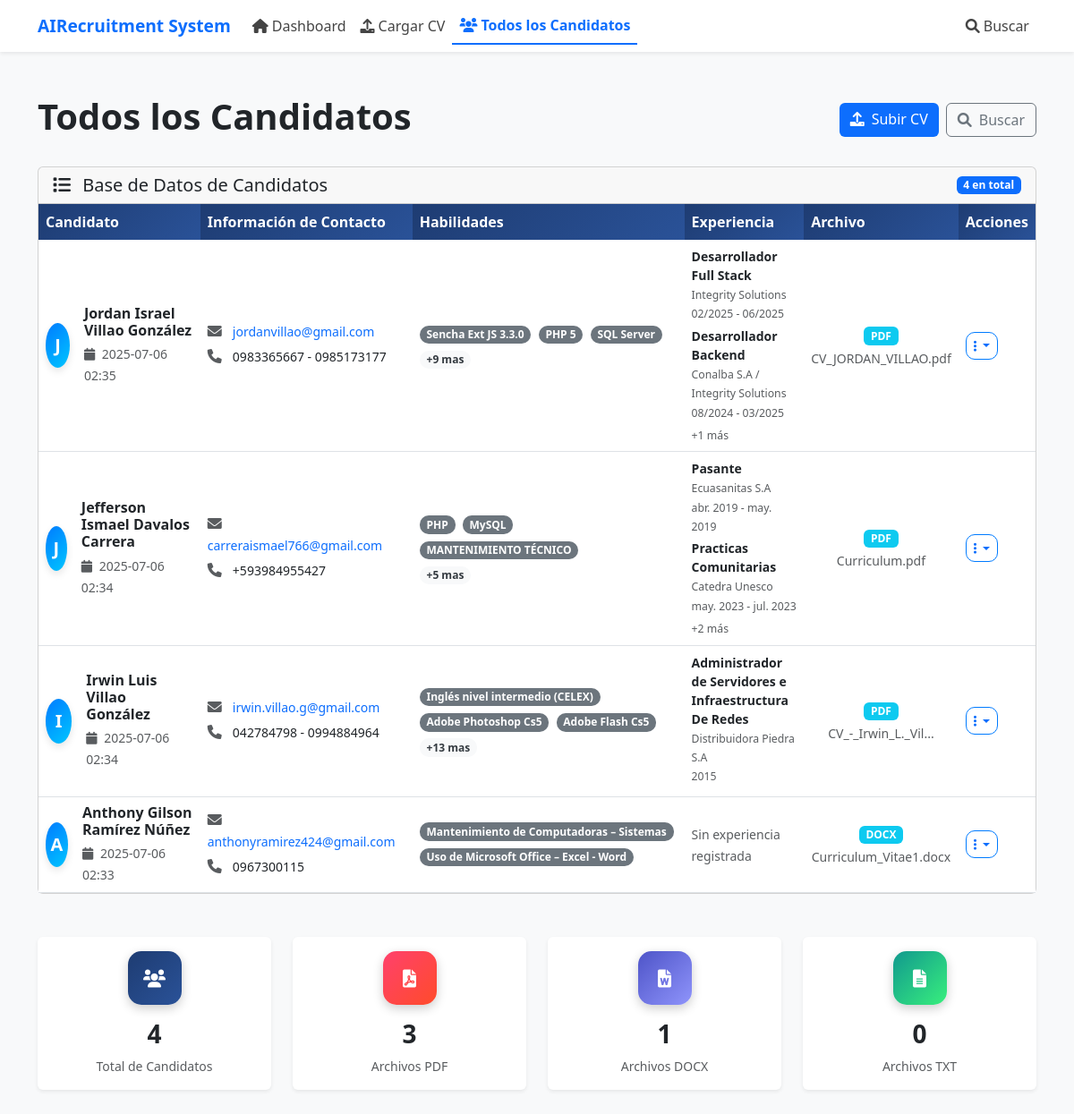
Before: /candidates with the older database file.
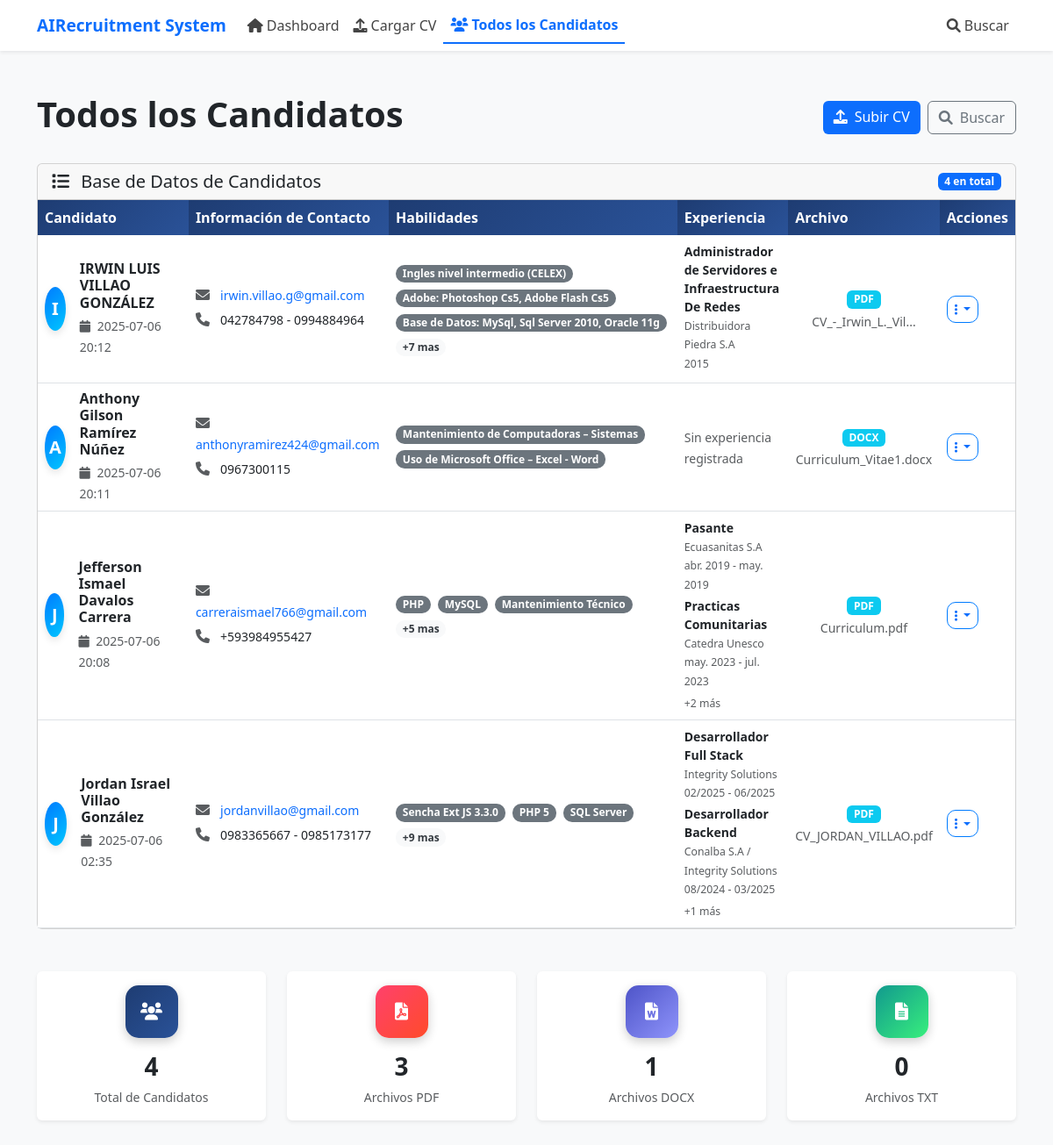
After: the same page with the newer database file.
### models.py (models this page shows, shortened)
class Candidate(db.Model):
    id = db.Column(db.Integer, primary_key=True)
    name = db.Column(db.String(200), nullable=False)
    email = db.Column(db.String(200))
    phone = db.Column(db.String(50))
    education = db.Column(db.Text)  # JSON string of education details
    experience = db.Column(db.Text)  # JSON string of experience details
    skills = db.Column(db.Text)  # JSON string of skills
    full_text = db.Column(db.Text, nullable=False)  # Complete CV text
    original_filename = db.Column(db.String(255), nullable=False)
    file_type = db.Column(db.String(10), nullable=False)  # pdf, docx, txt
    vision_analysis = db.Column(db.Text)  # JSON string from OpenAI Vision analysis
    text_embedding = db.Column(db.Text)  # JSON array of embedding vector
    languages = db.Column(db.Text)  # JSON string of languages
    certifications = db.Column(db.Text)  # JSON string of certifications
    summary = db.Column(db.Text)  # Professional summary
    created_at = db.Column(db.DateTime, default=datetime.utcnow)
    updated_at = db.Column(db.DateTime, default=datetime.utcnow, onupdate=datetime.utcnow)

### routes.py (the view)
@routes_bp.route('/candidates')
def candidates():
    try:
        all_candidates = get_all_candidates()
        return render_template('candidates.html', candidates=all_candidates)
    except Exception as e:
        logger.error(f"Error fetching candidates: {str(e)}")
        flash(f'Error fetching candidates: {str(e)}', 'error')
        return render_template('candidates.html', candidates=[])

### app.py (called while the page is built)
@app.template_filter('from_json')
def from_json_filter(value):
    try:
        if isinstance(value, str) and value.strip().startswith('['):
            return json.loads(value)
        return []
    except (json.JSONDecodeError, TypeError, ValueError):
        return []

### storage/sqlite_handler.py (called while the page is built)
def get_all_candidates(limit: int = 100, offset: int = 0) -> List[Candidate]:
    try:
        candidates = db.session.query(Candidate)\
            .order_by(Candidate.created_at.desc())\
            .limit(limit)\
            .offset(offset)\
            .all()
        logger.info(f"Retrieved {len(candidates)} candidates (limit: {limit}, offset: {offset})")
        return candidates
    except Exception as e:
        logger.error(f"Error retrieving candidates: {str(e)}")
        raise Exception(f"Database query failed: {str(e)}")

### templates/candidates.html (shortened to what the changed rows need)
{% extends "base.html" %}
{% block content %}
{% block extra_css %}
<link rel="stylesheet" href="{{ url_for('static', filename='css/candidates.css') }}">
{% endblock %}
<div class="row">
    <div class="col-12">
        <div class="d-flex flex-column flex-md-row justify-content-between align-items-start align-items-md-center gap-3 mb-4">
            <h1 class="display-6 fw-semibold">
                <strong>Todos los Candidatos</strong>
            </h1>
        </div>
    </div>
</div>
<div class="row">
    <div class="col-12">
        <div class="card">
            {% if candidates %}
                <div class="card-body p-0">
                    <div class="table-responsive">
                        <table class="table table-hover mb-0">
                            <thead class="table-dark">
                                <tr>
                                    <th style="width: 25%;">Candidato</th>
                                    <th style="width: 25%;">Información de Contacto</th>
                                    <th style="width: 20%;">Habilidades</th>
                                    <th style="width: 15%;">Experiencia</th>
                                    <th style="width: 10%;">Archivo</th>
                                    <th style="width: 5%;">Acciones</th>
                                </tr>
                            </thead>
                            <tbody>
                                {% for candidate in candidates %}
                                    <tr>
                                        <td>
                                            <div class="d-flex align-items-center">
                                                <div class="bg-primary rounded-circle d-flex align-items-center justify-content-center me-3"
                                                     style="width: 50px; height: 50px;">
                                                    <span class="text-white fw-bold fs-5">
                                                        {{ candidate.name[0] if candidate.name else 'U' }}
                                                    </span>
                                                </div>
                                                <div>
                                                    <h6 class="mb-1 fw-bold">{{ candidate.name }}</h6>
                                                    <small class="text-muted">
                                                        <i class="fas fa-calendar me-1"></i>
                                                        {{ candidate.created_at.strftime('%Y-%m-%d %H:%M') if candidate.created_at else 'Unknown' }}
                                                    </small>
                                                </div>
                                            </div>
                                        </td>
                                        <td>
                                            {% if candidate.email %}
                                                <div class="mb-1">
                                                    <i class="fas fa-envelope me-2 text-muted"></i>
                                                    <a href="mailto:{{ candidate.email }}" class="text-decoration-none small">
                                                        {{ candidate.email }}
                                                    </a>
                                                </div>
                                            {% endif %}
                                            {% if candidate.phone %}
                                                <div class="mb-1">
                                                    <i class="fas fa-phone me-2 text-muted"></i>
                                                    <span class="small">{{ candidate.phone }}</span>
                                                </div>
                                            {% endif %}
                                        </td>
                                        <td>
                                            {% if candidate.skills %}
                                                {% set skills_data = candidate.skills %}
                                                {% if skills_data.startswith('[') %}
                                                    {% set skills_list = skills_data|from_json %}
                                                {% else %}
                                                    {% set skills_list = skills_data.split(',') %}
                                                {% endif %}
                                                {% if skills_list %}
                                                    <div class="skills-container">
                                                        {% for skill in skills_list[:3] %}
                                                            <span class="badge bg-secondary mb-1">{{ skill|trim }}</span>
                                                        {% endfor %}
                                                        {% if skills_list|length > 3 %}
                                                            <div>
                                                                <span class="badge bg-light text-dark small">+{{ skills_list|length - 3 }} mas</span>
                                                            </div>
                                                        {% endif %}
                                                    </div>
                                                {% else %}
                                                    <span class="text-muted small">Sin habilidades</span>
                                                {% endif %}
                                            {% else %}
                                                <span class="text-muted small">Sin habilidades</span>
                                            {% endif %}
                                        </td>
                                        <td>
                                            {% if candidate.experience %}
                                                {% set exp_data = candidate.experience %}
                                                {% if exp_data.startswith('[') %}
                                                    {% set exp_list = exp_data|from_json %}
                                                    {% if exp_list and exp_list|length > 0 %}
                                                        <div class="small">
                                                            {% for exp in exp_list[:2] %}
                                                                <div class="mb-1">
                                                                    <strong>{{ exp.title if exp.title else 'Puesto' }}</strong>
                                                                    {% if exp.company %}
                                                                        <br><small class="text-muted">{{ exp.company }}</small>
                                                                    {% endif %}
                                                                    {% if exp.duration %}
                                                                        <br><small class="text-muted">{{ exp.duration }}</small>
                                                                    {% endif %}
                                                                </div>
                                                            {% endfor %}
                                                            {% if exp_list|length > 2 %}
                                                                <small class="text-muted">+{{ exp_list|length - 2 }} más</small>
                                                            {% endif %}
                                                        </div>
                                                    {% else %}
                                                        <span class="text-muted small">Sin experiencia registrada</span>
                                                    {% endif %}
                                                {% else %}
                                                    <div class="small text-truncate" style="max-width: 150px;" title="{{ exp_data }}">
                                                        {{ exp_data }}
                                                    </div>
                                                {% endif %}
                                            {% else %}
                                                <span class="text-muted small">Sin experiencia registrada</span>
                                            {% endif %}
                                        </td>
                                        <td>
                                            <div class="text-center">
                                                <span class="badge bg-info text-uppercase mb-1">
                                                    {{ candidate.file_type }}
                                                </span>
                                                <div class="small text-muted">
                                                    {{ candidate.original_filename|truncate(20) if candidate.original_filename else 'Unknown file' }}
                                                </div>
                                            </div>
                                        </td>
                                        <td>
                                            <div class="dropdown">
                                                <button class="btn btn-outline-primary btn-sm dropdown-toggle"
                                                        type="button"
                                                        data-bs-toggle="dropdown">
                                                    <i class="fas fa-ellipsis-v"></i>
                                                </button>
                                            </div>
                                        </td>
                                    </tr>
                                {% endfor %}
                            </tbody>
                        </table>
                    </div>
                </div>
            {% endif %}
        </div>
    </div>
</div>
{% endblock %}

Changed rows visible on the page:
removed Candidate: name "J", name "Jefferson Ismael Davalos Carrera", created_at "2025-07-06 02:34", email "carreraismael766@gmail.com", phone "+593984955427", 3 "PHP" "MySQL" "MANTENIMIENTO TÉCNICO", skills_list "5", title "Pasante" "Practicas Comunitarias", company "Ecuasanitas S.A" "Catedra Unesco", duration "abr. 2019 - may. 2019" "may. 2023 - jul. 2023", exp_list "2", file_type "PDF", original_filename "Curriculum.pdf"
removed Candidate: name "I", name "Irwin Luis Villao González", created_at "2025-07-06 02:34", email "irwin.villao.g@gmail.com", phone "042784798 - 0994884964", 3 "Inglés nivel intermedio (CELEX)" "Adobe Photoshop Cs5" "Adobe Flash Cs5", skills_list "13", title "Administrador de Servidores e Infraestructura De Redes", company "Distribuidora Piedra S.A", duration "2015", file_type "PDF", original_filename "CV_-_Irwin_L._Vil..."
removed Candidate: name "A", name "Anthony Gilson Ramírez Núñez", created_at "2025-07-06 02:33", email "anthonyramirez424@gmail.com", phone "0967300115", 3 "Mantenimiento de Computadoras – Sistemas" "Uso de Microsoft Office – Excel - Word", experience "Sin experiencia registrada", file_type "DOCX", original_filename "Curriculum_Vitae1.docx"
added Candidate: name "I", name "IRWIN LUIS VILLAO GONZÁLEZ", created_at "2025-07-06 20:12", email "irwin.villao.g@gmail.com", phone "042784798 - 0994884964", 3 "Ingles nivel intermedio (CELEX)" "Adobe: Photoshop Cs5, Adobe Flash Cs5" "Base de Datos: MySql, Sql Server 2010, Oracle 11g", skills_list "7", title "Administrador de Servidores e Infraestructura De Redes", company "Distribuidora Piedra S.A", duration "2015", file_type "PDF", original_filename "CV_-_Irwin_L._Vil..."
added Candidate: name "A", name "Anthony Gilson Ramírez Núñez", created_at "2025-07-06 20:11", email "anthonyramirez424@gmail.com", phone "0967300115", 3 "Mantenimiento de Computadoras – Sistemas" "Uso de Microsoft Office – Excel - Word", experience "Sin experiencia registrada", file_type "DOCX", original_filename "Curriculum_Vitae1.docx"
added Candidate: name "J", name "Jefferson Ismael Davalos Carrera", created_at "2025-07-06 20:08", email "carreraismael766@gmail.com", phone "+593984955427", 3 "PHP" "MySQL" "Mantenimiento Técnico", skills_list "5", title "Pasante" "Practicas Comunitarias", company "Ecuasanitas S.A" "Catedra Unesco", duration "abr. 2019 - may. 2019" "may. 2023 - jul. 2023", exp_list "2", file_type "PDF", original_filename "Curriculum.pdf"
